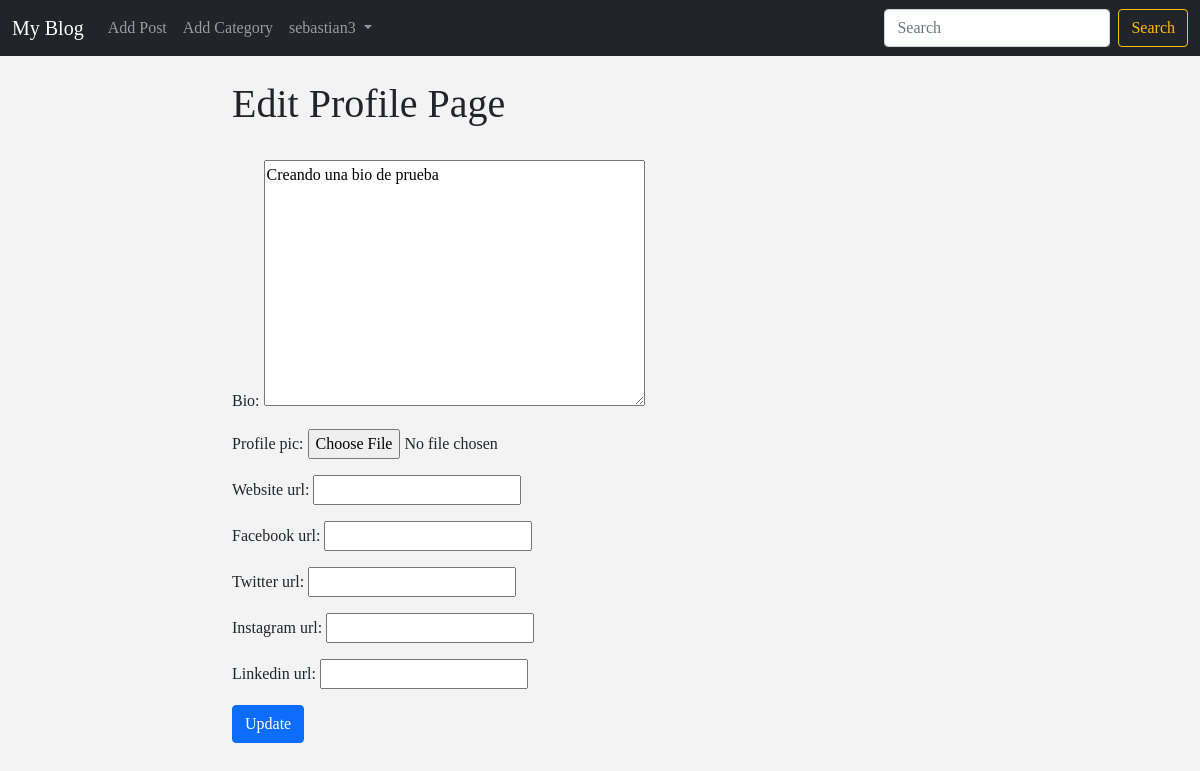
The page /members/4/edit_profile_page/ (signed in) on the database as committed earlier.
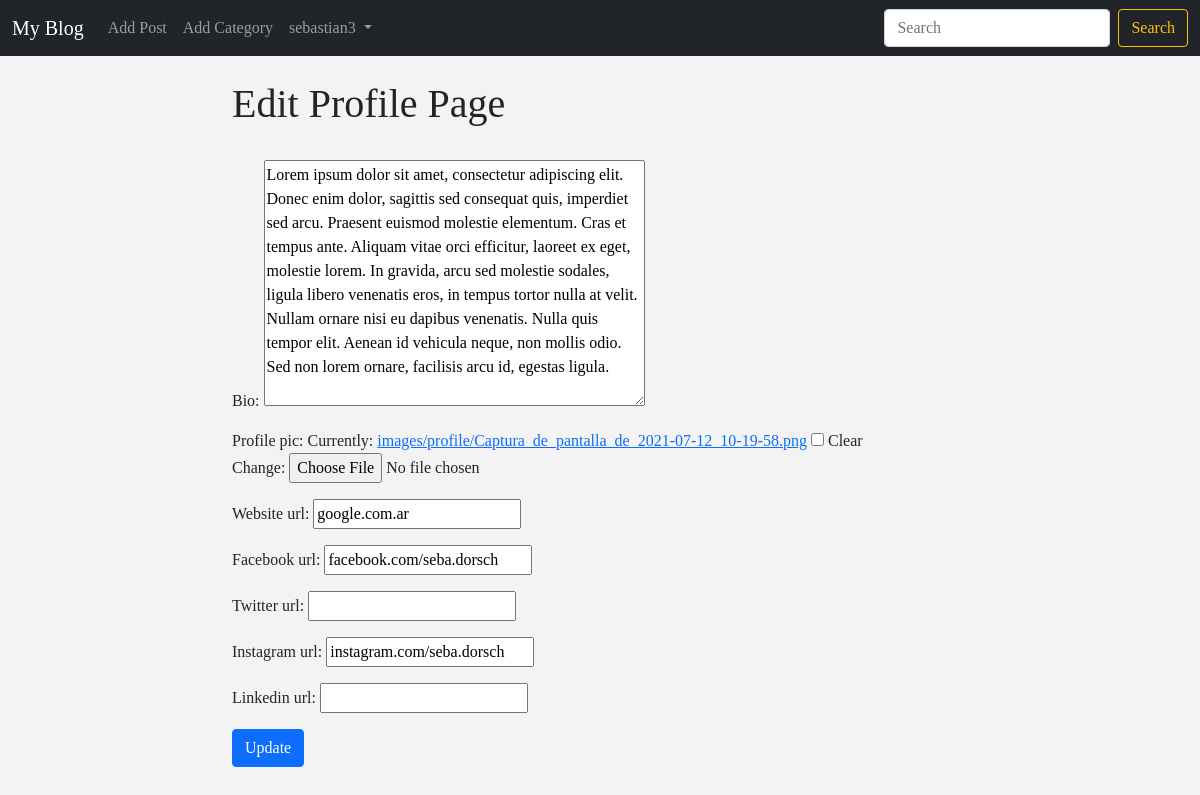
The same page on the database as committed later.
### myblog/models.py (models this page shows, shortened)
class Profile(models.Model):
    user = models.OneToOneField(User, null=True, on_delete=models.CASCADE)
    bio = models.TextField(null=True)
    profile_pic = models.ImageField(null=True, blank=True, upload_to="images/profile/")
    website_url = models.CharField(max_length=255, null=True, blank=True)
    facebook_url = models.CharField(max_length=255, null=True, blank=True)
    twitter_url = models.CharField(max_length=255, null=True, blank=True)
    instagram_url = models.CharField(max_length=255, null=True, blank=True)
    linkedin_url = models.CharField(max_length=255, null=True, blank=True)

### members/views.py (the view)
# urls.py: path('<int:pk>/edit_profile_page/', EditProfilePageView.as_view(), name="edit_profile_page"),
class EditProfilePageView(generic.UpdateView):
    model = Profile
    template_name = 'registration/edit_profile_page.html'
    fields = ['bio', 'profile_pic', 'website_url', 'facebook_url', 'twitter_url', 'instagram_url', 'linkedin_url']
    success_url = reverse_lazy('home')

### members/templates/registration/edit_profile_page.html (shortened to what this page needs)
{% extends 'base.html' %}
{% block content %}
{% if user.is_authenticated %}
    {% if user.id == profile.user.id %}
        <br>
        <div class="container">
            <div class="row justify-content-center">
                <div class="col-sm-8">
                    <h1>
                        Edit Profile Page
                    </h1><br>
                    <div class="form-group">
                        <form method="POST" enctype="multipart/form-data">
                            {{ form.as_p }}
                            <button class="btn btn-primary">Update</button>
                        </form>
                    </div>
                    <br>
                </div>
            </div>
        </div>
    {% else %}
        <li class="list-group-item list-group-item-danger" style="text-align: center">Wrong User</li>
    {% endif %}
{% else %}
    <li class="list-group-item list-group-item-danger" style="text-align: center">Please Login</li>
{% endif %}
{% endblock %}

### myblog/templates/base.html (shortened to what this page needs)
<!doctype html>
<html lang="en">
  <head>
    <link href="https://cdn.jsdelivr.net/npm/bootstrap@5.0.1/dist/css/bootstrap.min.css" rel="stylesheet">
  </head>
  <body style="font-family: 'Century Schoolbook L'; background-color: #f3f3f3">
    <nav class="navbar navbar-expand-lg navbar-dark bg-dark">
      <div class="container-fluid">
        <a class="navbar-brand" href="{% url 'home' %}">My Blog</a>
        <div class="collapse navbar-collapse" id="navbarSupportedContent">
          <ul class="navbar-nav me-auto mb-2 mb-lg-0">
            {% if user.is_authenticated %}
            <li class="nav-item">
              <a class="nav-link" href="{% url 'add_post' %}">Add Post</a>
            </li>
            <li class="nav-item">
              <a class="nav-link" href="{% url 'add_category' %}">Add Category</a>
            </li>
            <li class="nav-item dropdown">
              <a class="nav-link dropdown-toggle" href="#" id="navbarDropdown" role="button" data-bs-toggle="dropdown" aria-expanded="false">
                {{user.first_name}}
              </a>
            </li>
            {% endif %}
          </ul>
          <form class="d-flex">
            <input class="form-control me-2" type="search" placeholder="Search" aria-label="Search">
            <button class="btn btn-outline-warning" type="submit">Search</button>
          </form>
        </div>
      </div>
    </nav>
    {% block content %}
    {% endblock %}
  </body>
</html>

Rows that differ between the two databases and show on the page:
changed Profile: bio "Creando una bio de prueba" → "Lorem ipsum dolor sit amet, consectetur adipiscing elit. Donec enim dolor, sagittis sed consequat quis, imperdiet sed arcu. Praesent euismod molestie elementum. Cras et tempus ante. Aliquam vitae orci efficitur, laoreet ex eget, molestie lorem. In gravida, arcu sed molestie sodales, ligula libero venenatis eros, in tempus tortor nulla at velit. Nullam ornare nisi eu dapibus venenatis. Nulla quis tempor elit. Aenean id vehicula neque, non mollis odio. Sed non lorem ornare, facilisis arcu id, egestas ligula."; website_url (not shown) → "google.com.ar"; facebook_url (not shown) → "facebook.com/seba.dorsch"; instagram_url (not shown) → "instagram.com/seba.dorsch"
Other text that changed with them:
form field as_p: (not shown) → "☐"
text no longer shown: "Bio: Profile pic: Website url: Facebook url: Twitter url: Instagram url: Linkedin url:"
text now shown: "Bio: Profile pic: Currently: images/profile/Captura_de_pantalla_de_2021-07-12_10-19-58.png Clear Change: Website url: Facebook url: Twitter url: Instagram url: Linkedin url:"
